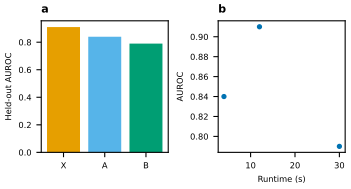

Source code (Python):
"""Figure 1: held-out AUROC per method (a) and AUROC against runtime (b)."""

import csv
import json
from pathlib import Path

import matplotlib

matplotlib.use("Agg")
import matplotlib.pyplot as plt  # noqa: E402

matplotlib.rcParams["pdf.fonttype"] = 42
matplotlib.rcParams["ps.fonttype"] = 42
matplotlib.rcParams["font.size"] = 6

OUT = Path("figures/fig1")
STYLE = json.loads(Path("figures/style.json").read_text(encoding="utf-8"))


def rows(path):
    with open(path, newline="", encoding="utf-8") as handle:
        return list(csv.DictReader(handle))


scores = rows("results/t7-a1/scores.csv")
timing = rows("results/t8-a1/timing.csv")

figure, (left, right) = plt.subplots(1, 2, figsize=(89 / 25.4, 48 / 25.4), layout="constrained")
left.set_gid("panel:a")
right.set_gid("panel:b")
left.bar([row["method"] for row in scores], [float(row["auroc"]) for row in scores], color=STYLE["categorical"][1:1 + len(scores)])
left.set_ylabel("Held-out AUROC")
right.scatter([float(row["seconds"]) for row in timing], [float(row["auroc"]) for row in timing], color=STYLE["categorical"][5], s=8)
right.set_xlabel("Runtime (s)")
right.set_ylabel("AUROC")
for axes, letter in ((left, "a"), (right, "b")):
    axes.set_title(letter, loc="left", fontweight="bold", fontsize=8)
figure.savefig(OUT / "fig1.pdf", metadata={"CreationDate": None})
figure.savefig(OUT / "fig1.png", dpi=300)
